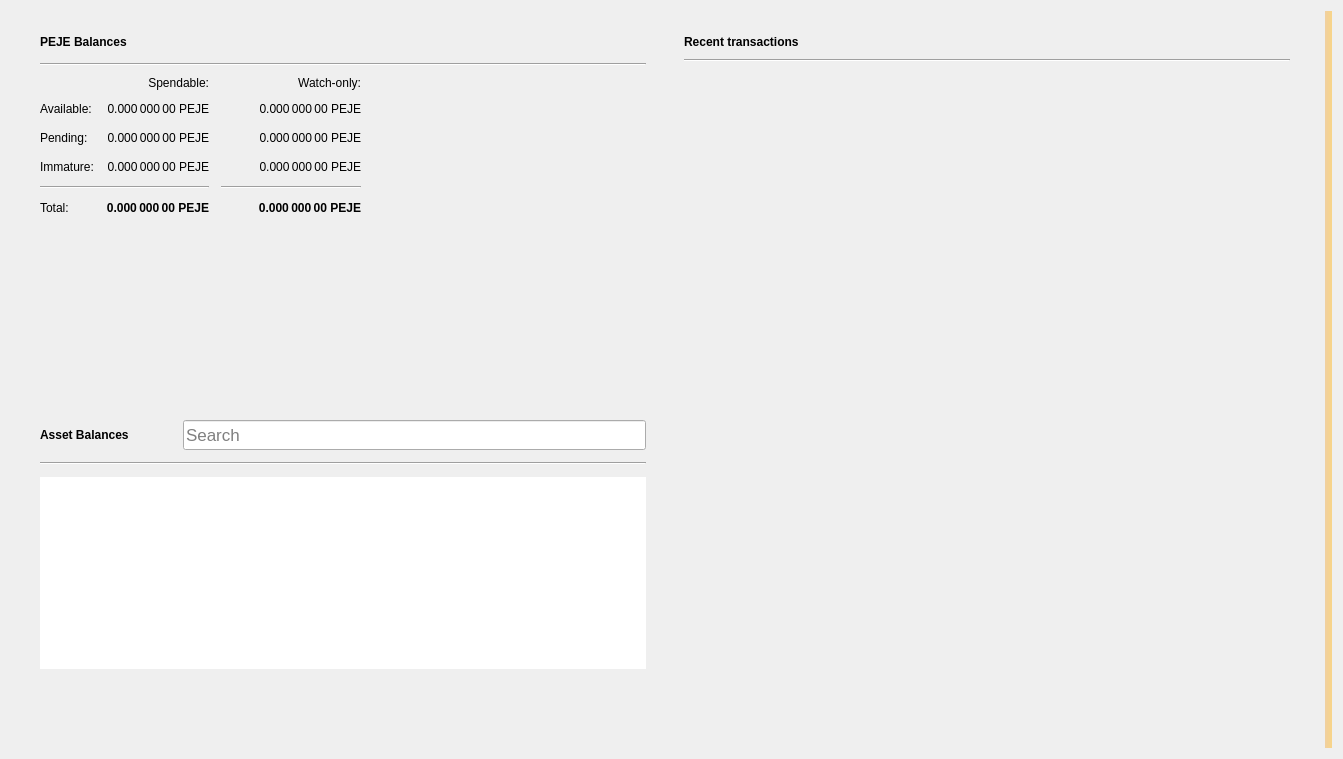
<?xml version="1.0" encoding="UTF-8"?>
<ui version="4.0">
 <class>OverviewPage</class>
 <widget class="QWidget" name="OverviewPage">
  <property name="geometry">
   <rect>
    <x>0</x>
    <y>0</y>
    <width>1343</width>
    <height>759</height>
   </rect>
  </property>
  <property name="minimumSize">
   <size>
    <width>760</width>
    <height>0</height>
   </size>
  </property>
  <property name="windowTitle">
   <string>Form</string>
  </property>
  <property name="autoFillBackground">
   <bool>false</bool>
  </property>
  <layout class="QGridLayout" name="gridLayout_3">
   <item row="0" column="1">
    <layout class="QVBoxLayout" name="verticalLayout_7">
     <property name="spacing">
      <number>0</number>
     </property>
     <property name="leftMargin">
      <number>0</number>
     </property>
     <property name="topMargin">
      <number>0</number>
     </property>
     <property name="rightMargin">
      <number>0</number>
     </property>
     <property name="bottomMargin">
      <number>0</number>
     </property>
     <item>
      <layout class="QHBoxLayout" name="horizontalLayout" stretch="0,0">
       <property name="spacing">
        <number>20</number>
       </property>
       <property name="sizeConstraint">
        <enum>QLayout::SetMinAndMaxSize</enum>
       </property>
       <property name="leftMargin">
        <number>20</number>
       </property>
       <property name="topMargin">
        <number>20</number>
       </property>
       <property name="rightMargin">
        <number>20</number>
       </property>
       <property name="bottomMargin">
        <number>20</number>
       </property>
       <item>
        <layout class="QVBoxLayout" name="verticalLayout_2">
         <property name="spacing">
          <number>0</number>
         </property>
         <property name="rightMargin">
          <number>0</number>
         </property>
         <item>
          <widget class="QFrame" name="frame">
           <property name="sizePolicy">
            <sizepolicy hsizetype="Preferred" vsizetype="Preferred">
             <horstretch>0</horstretch>
             <verstretch>0</verstretch>
            </sizepolicy>
           </property>
           <property name="minimumSize">
            <size>
             <width>350</width>
             <height>180</height>
            </size>
           </property>
           <property name="frameShape">
            <enum>QFrame::NoFrame</enum>
           </property>
           <property name="frameShadow">
            <enum>QFrame::Raised</enum>
           </property>
           <property name="lineWidth">
            <number>5</number>
           </property>
           <layout class="QVBoxLayout" name="verticalLayout_4">
            <property name="spacing">
             <number>10</number>
            </property>
            <property name="topMargin">
             <number>0</number>
            </property>
            <property name="bottomMargin">
             <number>0</number>
            </property>
            <item>
             <layout class="QHBoxLayout" name="horizontalLayout_4">
              <property name="spacing">
               <number>6</number>
              </property>
              <item>
               <widget class="QLabel" name="pejeBalancesLabel">
                <property name="font">
                 <font>
                  <weight>75</weight>
                  <bold>true</bold>
                 </font>
                </property>
                <property name="text">
                 <string>PEJE Balances</string>
                </property>
               </widget>
              </item>
              <item>
               <widget class="QPushButton" name="labelWalletStatus">
                <property name="enabled">
                 <bool>true</bool>
                </property>
                <property name="maximumSize">
                 <size>
                  <width>30</width>
                  <height>16777215</height>
                 </size>
                </property>
                <property name="toolTip">
                 <string>The displayed information may be out of date. Your wallet automatically synchronizes with the Pejecoin network after a connection is established, but this process has not completed yet.</string>
                </property>
                <property name="text">
                 <string/>
                </property>
                <property name="icon">
                 <iconset>
                  <normaloff>:/icons/warning</normaloff>
                  <disabledoff>:/icons/warning</disabledoff>:/icons/warning</iconset>
                </property>
                <property name="iconSize">
                 <size>
                  <width>24</width>
                  <height>24</height>
                 </size>
                </property>
                <property name="flat">
                 <bool>true</bool>
                </property>
               </widget>
              </item>
              <item>
               <spacer name="horizontalSpacer_3">
                <property name="orientation">
                 <enum>Qt::Horizontal</enum>
                </property>
                <property name="sizeHint" stdset="0">
                 <size>
                  <width>40</width>
                  <height>20</height>
                 </size>
                </property>
               </spacer>
              </item>
             </layout>
            </item>
            <item>
             <widget class="Line" name="line_2">
              <property name="orientation">
               <enum>Qt::Horizontal</enum>
              </property>
             </widget>
            </item>
            <item>
             <layout class="QGridLayout" name="gridLayout">
              <property name="bottomMargin">
               <number>5</number>
              </property>
              <property name="spacing">
               <number>12</number>
              </property>
              <item row="3" column="2">
               <widget class="QLabel" name="labelWatchImmature">
                <property name="font">
                 <font>
                  <weight>50</weight>
                  <bold>false</bold>
                 </font>
                </property>
                <property name="cursor">
                 <cursorShape>IBeamCursor</cursorShape>
                </property>
                <property name="toolTip">
                 <string>Mined balance in watch-only addresses that has not yet matured</string>
                </property>
                <property name="text">
                 <string notr="true">0.000 000 00 PEJE</string>
                </property>
                <property name="alignment">
                 <set>Qt::AlignRight|Qt::AlignTrailing|Qt::AlignVCenter</set>
                </property>
                <property name="textInteractionFlags">
                 <set>Qt::LinksAccessibleByMouse|Qt::TextSelectableByKeyboard|Qt::TextSelectableByMouse</set>
                </property>
               </widget>
              </item>
              <item row="2" column="3">
               <spacer name="horizontalSpacer_2">
                <property name="orientation">
                 <enum>Qt::Horizontal</enum>
                </property>
                <property name="sizeHint" stdset="0">
                 <size>
                  <width>40</width>
                  <height>20</height>
                 </size>
                </property>
               </spacer>
              </item>
              <item row="1" column="0">
               <widget class="QLabel" name="labelBalanceText">
                <property name="text">
                 <string>Available:</string>
                </property>
               </widget>
              </item>
              <item row="1" column="2">
               <widget class="QLabel" name="labelWatchAvailable">
                <property name="font">
                 <font>
                  <weight>50</weight>
                  <bold>false</bold>
                 </font>
                </property>
                <property name="cursor">
                 <cursorShape>IBeamCursor</cursorShape>
                </property>
                <property name="toolTip">
                 <string>Your current balance in watch-only addresses</string>
                </property>
                <property name="text">
                 <string notr="true">0.000 000 00 PEJE</string>
                </property>
                <property name="alignment">
                 <set>Qt::AlignRight|Qt::AlignTrailing|Qt::AlignVCenter</set>
                </property>
                <property name="textInteractionFlags">
                 <set>Qt::LinksAccessibleByMouse|Qt::TextSelectableByKeyboard|Qt::TextSelectableByMouse</set>
                </property>
               </widget>
              </item>
              <item row="2" column="1">
               <widget class="QLabel" name="labelUnconfirmed">
                <property name="font">
                 <font>
                  <weight>50</weight>
                  <bold>false</bold>
                 </font>
                </property>
                <property name="cursor">
                 <cursorShape>IBeamCursor</cursorShape>
                </property>
                <property name="toolTip">
                 <string>Total of transactions that have yet to be confirmed, and do not yet count toward the spendable balance</string>
                </property>
                <property name="text">
                 <string notr="true">0.000 000 00 PEJE</string>
                </property>
                <property name="alignment">
                 <set>Qt::AlignRight|Qt::AlignTrailing|Qt::AlignVCenter</set>
                </property>
                <property name="textInteractionFlags">
                 <set>Qt::LinksAccessibleByMouse|Qt::TextSelectableByKeyboard|Qt::TextSelectableByMouse</set>
                </property>
               </widget>
              </item>
              <item row="4" column="2">
               <widget class="Line" name="lineWatchBalance">
                <property name="sizePolicy">
                 <sizepolicy hsizetype="Preferred" vsizetype="Fixed">
                  <horstretch>0</horstretch>
                  <verstretch>0</verstretch>
                 </sizepolicy>
                </property>
                <property name="minimumSize">
                 <size>
                  <width>140</width>
                  <height>0</height>
                 </size>
                </property>
                <property name="orientation">
                 <enum>Qt::Horizontal</enum>
                </property>
               </widget>
              </item>
              <item row="0" column="1">
               <widget class="QLabel" name="labelSpendable">
                <property name="text">
                 <string>Spendable:</string>
                </property>
                <property name="alignment">
                 <set>Qt::AlignRight|Qt::AlignTrailing|Qt::AlignVCenter</set>
                </property>
               </widget>
              </item>
              <item row="3" column="0">
               <widget class="QLabel" name="labelImmatureText">
                <property name="text">
                 <string>Immature:</string>
                </property>
               </widget>
              </item>
              <item row="5" column="2">
               <widget class="QLabel" name="labelWatchTotal">
                <property name="font">
                 <font>
                  <weight>75</weight>
                  <bold>true</bold>
                 </font>
                </property>
                <property name="cursor">
                 <cursorShape>IBeamCursor</cursorShape>
                </property>
                <property name="toolTip">
                 <string>Current total balance in watch-only addresses</string>
                </property>
                <property name="text">
                 <string notr="true">0.000 000 00 PEJE</string>
                </property>
                <property name="alignment">
                 <set>Qt::AlignRight|Qt::AlignTrailing|Qt::AlignVCenter</set>
                </property>
                <property name="textInteractionFlags">
                 <set>Qt::LinksAccessibleByMouse|Qt::TextSelectableByKeyboard|Qt::TextSelectableByMouse</set>
                </property>
               </widget>
              </item>
              <item row="4" column="0" colspan="2">
               <widget class="Line" name="line">
                <property name="orientation">
                 <enum>Qt::Horizontal</enum>
                </property>
               </widget>
              </item>
              <item row="0" column="2">
               <widget class="QLabel" name="labelWatchonly">
                <property name="text">
                 <string>Watch-only:</string>
                </property>
                <property name="alignment">
                 <set>Qt::AlignRight|Qt::AlignTrailing|Qt::AlignVCenter</set>
                </property>
               </widget>
              </item>
              <item row="5" column="1">
               <widget class="QLabel" name="labelTotal">
                <property name="font">
                 <font>
                  <weight>75</weight>
                  <bold>true</bold>
                 </font>
                </property>
                <property name="cursor">
                 <cursorShape>IBeamCursor</cursorShape>
                </property>
                <property name="toolTip">
                 <string>Your current total balance</string>
                </property>
                <property name="text">
                 <string notr="true">0.000 000 00 PEJE</string>
                </property>
                <property name="alignment">
                 <set>Qt::AlignRight|Qt::AlignTrailing|Qt::AlignVCenter</set>
                </property>
                <property name="textInteractionFlags">
                 <set>Qt::LinksAccessibleByMouse|Qt::TextSelectableByKeyboard|Qt::TextSelectableByMouse</set>
                </property>
               </widget>
              </item>
              <item row="1" column="1">
               <widget class="QLabel" name="labelBalance">
                <property name="font">
                 <font>
                  <weight>50</weight>
                  <bold>false</bold>
                 </font>
                </property>
                <property name="cursor">
                 <cursorShape>IBeamCursor</cursorShape>
                </property>
                <property name="toolTip">
                 <string>Your current spendable balance</string>
                </property>
                <property name="text">
                 <string notr="true">0.000 000 00 PEJE</string>
                </property>
                <property name="alignment">
                 <set>Qt::AlignRight|Qt::AlignTrailing|Qt::AlignVCenter</set>
                </property>
                <property name="textInteractionFlags">
                 <set>Qt::LinksAccessibleByMouse|Qt::TextSelectableByKeyboard|Qt::TextSelectableByMouse</set>
                </property>
               </widget>
              </item>
              <item row="2" column="0">
               <widget class="QLabel" name="labelPendingText">
                <property name="text">
                 <string>Pending:</string>
                </property>
               </widget>
              </item>
              <item row="5" column="0">
               <widget class="QLabel" name="labelTotalText">
                <property name="text">
                 <string>Total:</string>
                </property>
               </widget>
              </item>
              <item row="3" column="1">
               <widget class="QLabel" name="labelImmature">
                <property name="font">
                 <font>
                  <weight>50</weight>
                  <bold>false</bold>
                 </font>
                </property>
                <property name="cursor">
                 <cursorShape>IBeamCursor</cursorShape>
                </property>
                <property name="toolTip">
                 <string>Mined balance that has not yet matured</string>
                </property>
                <property name="text">
                 <string notr="true">0.000 000 00 PEJE</string>
                </property>
                <property name="alignment">
                 <set>Qt::AlignRight|Qt::AlignTrailing|Qt::AlignVCenter</set>
                </property>
                <property name="textInteractionFlags">
                 <set>Qt::LinksAccessibleByMouse|Qt::TextSelectableByKeyboard|Qt::TextSelectableByMouse</set>
                </property>
               </widget>
              </item>
              <item row="2" column="2">
               <widget class="QLabel" name="labelWatchPending">
                <property name="font">
                 <font>
                  <weight>50</weight>
                  <bold>false</bold>
                 </font>
                </property>
                <property name="cursor">
                 <cursorShape>IBeamCursor</cursorShape>
                </property>
                <property name="toolTip">
                 <string>Unconfirmed transactions to watch-only addresses</string>
                </property>
                <property name="text">
                 <string notr="true">0.000 000 00 PEJE</string>
                </property>
                <property name="alignment">
                 <set>Qt::AlignRight|Qt::AlignTrailing|Qt::AlignVCenter</set>
                </property>
                <property name="textInteractionFlags">
                 <set>Qt::LinksAccessibleByMouse|Qt::TextSelectableByKeyboard|Qt::TextSelectableByMouse</set>
                </property>
               </widget>
              </item>
             </layout>
            </item>
           </layout>
          </widget>
         </item>
         <item>
          <widget class="QWidget" name="assetVerticalSpaceWidget2" native="true">
           <property name="autoFillBackground">
            <bool>false</bool>
           </property>
           <layout class="QVBoxLayout" name="verticalLayout_6">
            <item>
             <spacer name="verticalSpacer_4">
              <property name="orientation">
               <enum>Qt::Vertical</enum>
              </property>
              <property name="sizeType">
               <enum>QSizePolicy::MinimumExpanding</enum>
              </property>
              <property name="sizeHint" stdset="0">
               <size>
                <width>20</width>
                <height>10</height>
               </size>
              </property>
             </spacer>
            </item>
           </layout>
          </widget>
         </item>
         <item>
          <widget class="QFrame" name="assetFrame">
           <property name="minimumSize">
            <size>
             <width>350</width>
             <height>150</height>
            </size>
           </property>
           <property name="autoFillBackground">
            <bool>true</bool>
           </property>
           <property name="frameShape">
            <enum>QFrame::NoFrame</enum>
           </property>
           <property name="frameShadow">
            <enum>QFrame::Plain</enum>
           </property>
           <property name="lineWidth">
            <number>0</number>
           </property>
           <layout class="QVBoxLayout" name="verticalLayout_5">
            <property name="spacing">
             <number>12</number>
            </property>
            <item>
             <layout class="QHBoxLayout" name="assetBalanceHorizontalLayout">
              <item alignment="Qt::AlignVCenter">
               <widget class="QLabel" name="assetBalanceLabel">
                <property name="font">
                 <font>
                  <weight>75</weight>
                  <bold>true</bold>
                 </font>
                </property>
                <property name="text">
                 <string>Asset Balances</string>
                </property>
               </widget>
              </item>
              <item>
               <widget class="QPushButton" name="labelAssetStatus">
                <property name="enabled">
                 <bool>true</bool>
                </property>
                <property name="maximumSize">
                 <size>
                  <width>30</width>
                  <height>16777215</height>
                 </size>
                </property>
                <property name="toolTip">
                 <string>The displayed information may be out of date. Your wallet automatically synchronizes with the Pejecoin network after a connection is established, but this process has not completed yet.</string>
                </property>
                <property name="text">
                 <string/>
                </property>
                <property name="icon">
                 <iconset>
                  <normaloff>:/icons/warning</normaloff>
                  <disabledoff>:/icons/warning</disabledoff>:/icons/warning</iconset>
                </property>
                <property name="iconSize">
                 <size>
                  <width>24</width>
                  <height>24</height>
                 </size>
                </property>
                <property name="flat">
                 <bool>true</bool>
                </property>
               </widget>
              </item>
              <item alignment="Qt::AlignBottom">
               <widget class="QLineEdit" name="assetSearch">
                <property name="sizePolicy">
                 <sizepolicy hsizetype="Expanding" vsizetype="Preferred">
                  <horstretch>0</horstretch>
                  <verstretch>0</verstretch>
                 </sizepolicy>
                </property>
                <property name="minimumSize">
                 <size>
                  <width>0</width>
                  <height>30</height>
                 </size>
                </property>
                <property name="maximumSize">
                 <size>
                  <width>16777215</width>
                  <height>30</height>
                 </size>
                </property>
                <property name="sizeIncrement">
                 <size>
                  <width>0</width>
                  <height>0</height>
                 </size>
                </property>
                <property name="baseSize">
                 <size>
                  <width>0</width>
                  <height>0</height>
                 </size>
                </property>
                <property name="font">
                 <font>
                  <pointsize>13</pointsize>
                 </font>
                </property>
                <property name="maxLength">
                 <number>32</number>
                </property>
                <property name="frame">
                 <bool>true</bool>
                </property>
                <property name="alignment">
                 <set>Qt::AlignLeading|Qt::AlignLeft|Qt::AlignVCenter</set>
                </property>
                <property name="placeholderText">
                 <string>Search</string>
                </property>
                <property name="clearButtonEnabled">
                 <bool>true</bool>
                </property>
               </widget>
              </item>
             </layout>
            </item>
            <item>
             <widget class="Line" name="assetBalanceLine">
              <property name="orientation">
               <enum>Qt::Horizontal</enum>
              </property>
             </widget>
            </item>
            <item>
             <widget class="QListView" name="listAssets">
              <property name="frameShape">
               <enum>QFrame::NoFrame</enum>
              </property>
              <property name="lineWidth">
               <number>0</number>
              </property>
              <property name="verticalScrollMode">
               <enum>QAbstractItemView::ScrollPerItem</enum>
              </property>
             </widget>
            </item>
            <item>
             <widget class="QWidget" name="assetVerticalSpaceWidget" native="true">
              <property name="autoFillBackground">
               <bool>false</bool>
              </property>
              <layout class="QVBoxLayout" name="verticalLayout">
               <item>
                <spacer name="verticalSpacer_3">
                 <property name="orientation">
                  <enum>Qt::Vertical</enum>
                 </property>
                 <property name="sizeHint" stdset="0">
                  <size>
                   <width>20</width>
                   <height>20</height>
                  </size>
                 </property>
                </spacer>
               </item>
              </layout>
             </widget>
            </item>
           </layout>
          </widget>
         </item>
        </layout>
       </item>
       <item>
        <layout class="QVBoxLayout" name="verticalLayout_3">
         <property name="spacing">
          <number>20</number>
         </property>
         <property name="leftMargin">
          <number>0</number>
         </property>
         <item>
          <widget class="QFrame" name="frame_2">
           <property name="sizePolicy">
            <sizepolicy hsizetype="Preferred" vsizetype="Preferred">
             <horstretch>0</horstretch>
             <verstretch>0</verstretch>
            </sizepolicy>
           </property>
           <property name="minimumSize">
            <size>
             <width>350</width>
             <height>0</height>
            </size>
           </property>
           <property name="sizeIncrement">
            <size>
             <width>0</width>
             <height>300</height>
            </size>
           </property>
           <property name="frameShape">
            <enum>QFrame::NoFrame</enum>
           </property>
           <property name="frameShadow">
            <enum>QFrame::Plain</enum>
           </property>
           <property name="lineWidth">
            <number>0</number>
           </property>
           <layout class="QGridLayout" name="gridLayout_2">
            <property name="topMargin">
             <number>0</number>
            </property>
            <property name="horizontalSpacing">
             <number>12</number>
            </property>
            <item row="0" column="0">
             <layout class="QHBoxLayout" name="horizontalLayout_2">
              <property name="spacing">
               <number>6</number>
              </property>
              <item>
               <widget class="QLabel" name="recentTransactionsLabel">
                <property name="font">
                 <font>
                  <weight>75</weight>
                  <bold>true</bold>
                 </font>
                </property>
                <property name="text">
                 <string>Recent transactions</string>
                </property>
               </widget>
              </item>
              <item>
               <widget class="QPushButton" name="labelTransactionsStatus">
                <property name="enabled">
                 <bool>true</bool>
                </property>
                <property name="maximumSize">
                 <size>
                  <width>30</width>
                  <height>16777215</height>
                 </size>
                </property>
                <property name="toolTip">
                 <string>The displayed information may be out of date. Your wallet automatically synchronizes with the Pejecoin network after a connection is established, but this process has not completed yet.</string>
                </property>
                <property name="text">
                 <string/>
                </property>
                <property name="icon">
                 <iconset>
                  <normaloff>:/icons/warning</normaloff>
                  <disabledoff>:/icons/warning</disabledoff>:/icons/warning</iconset>
                </property>
                <property name="iconSize">
                 <size>
                  <width>24</width>
                  <height>24</height>
                 </size>
                </property>
                <property name="flat">
                 <bool>true</bool>
                </property>
               </widget>
              </item>
              <item>
               <spacer name="horizontalSpacer">
                <property name="orientation">
                 <enum>Qt::Horizontal</enum>
                </property>
                <property name="sizeHint" stdset="0">
                 <size>
                  <width>40</width>
                  <height>20</height>
                 </size>
                </property>
               </spacer>
              </item>
             </layout>
            </item>
            <item row="2" column="0">
             <widget class="QListView" name="listTransactions">
              <property name="styleSheet">
               <string notr="true">QListView { background: transparent; }</string>
              </property>
              <property name="frameShape">
               <enum>QFrame::NoFrame</enum>
              </property>
              <property name="verticalScrollBarPolicy">
               <enum>Qt::ScrollBarAlwaysOff</enum>
              </property>
              <property name="horizontalScrollBarPolicy">
               <enum>Qt::ScrollBarAlwaysOff</enum>
              </property>
              <property name="selectionMode">
               <enum>QAbstractItemView::NoSelection</enum>
              </property>
             </widget>
            </item>
            <item row="1" column="0">
             <widget class="Line" name="line_3">
              <property name="orientation">
               <enum>Qt::Horizontal</enum>
              </property>
             </widget>
            </item>
           </layout>
          </widget>
         </item>
        </layout>
       </item>
      </layout>
     </item>
    </layout>
   </item>
   <item row="0" column="3">
    <widget class="QLabel" name="labelAlerts">
     <property name="visible">
      <bool>true</bool>
     </property>
     <property name="styleSheet">
      <string notr="true">QLabel { background-color: qlineargradient(x1: 0, y1: 0, x2: 1, y2: 0, stop:0 #F0D0A0, stop:1 #F8D488); color:#000000; }</string>
     </property>
     <property name="wordWrap">
      <bool>true</bool>
     </property>
     <property name="margin">
      <number>3</number>
     </property>
     <property name="textInteractionFlags">
      <set>Qt::TextSelectableByMouse</set>
     </property>
    </widget>
   </item>
  </layout>
 </widget>
 <resources/>
 <connections/>
</ui>
